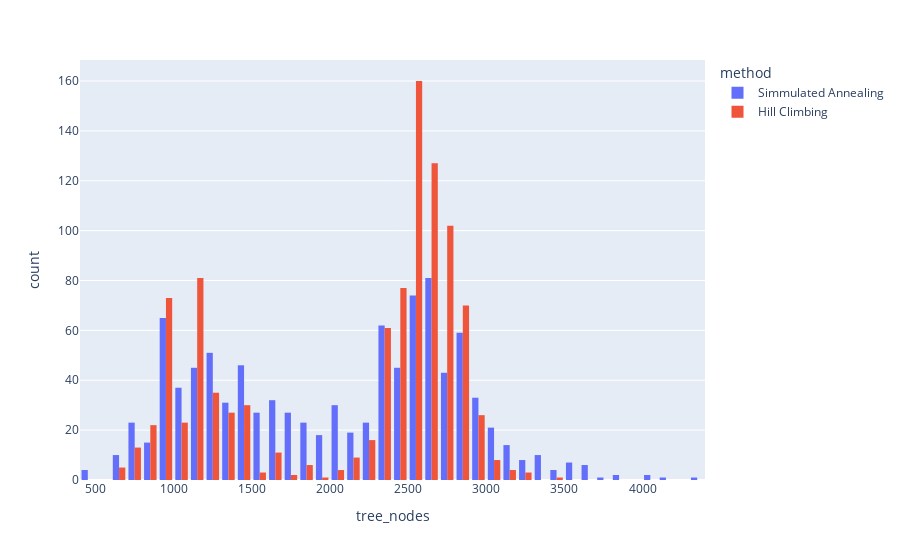

Notebook code for this chart:
### Code cell
fig = px.histogram(df_stats, x='tree_nodes', color='method', barmode='group')
fig.show()

### Figure 1 — Plotly figure (JSON) as saved in the notebook; plotly's stock layout.template omitted (floating-point values rounded to 4 significant figures; data arrays with more than 128 entries replaced by an {"elided": "..."} marker saying what was removed)
{"data": [{"alignmentgroup": "True", "bingroup": "x", "hovertemplate": "method=Simmulated Annealing<br>tree_nodes=%{x}<br>count=%{y}<extra></extra>", "legendgroup": "Simmulated Annealing", "marker": {"color": "#636efa", "pattern": {"shape": ""}}, "name": "Simmulated Annealing", "offsetgroup": "Simmulated Annealing", "orientation": "v", "showlegend": true, "type": "histogram", "x": {"elided": "1000 int values"}, "xaxis": "x", "yaxis": "y"}, {"alignmentgroup": "True", "bingroup": "x", "hovertemplate": "method=Hill Climbing<br>tree_nodes=%{x}<br>count=%{y}<extra></extra>", "legendgroup": "Hill Climbing", "marker": {"color": "#EF553B", "pattern": {"shape": ""}}, "name": "Hill Climbing", "offsetgroup": "Hill Climbing", "orientation": "v", "showlegend": true, "type": "histogram", "x": {"elided": "1000 int values"}, "xaxis": "x", "yaxis": "y"}], "layout": {"barmode": "group", "legend": {"title": {"text": "method"}, "tracegroupgap": 0}, "margin": {"t": 60}, "xaxis": {"anchor": "y", "domain": [0, 1], "title": {"text": "tree_nodes"}}, "yaxis": {"anchor": "x", "domain": [0, 1], "title": {"text": "count"}}}}
